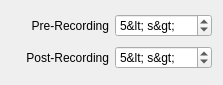
<?xml version="1.0" encoding="UTF-8"?>
<ui version="4.0">
 <class>RecordingThresholdWidget</class>
 <widget class="QWidget" name="RecordingThresholdWidget">
  <property name="geometry">
   <rect>
    <x>0</x>
    <y>0</y>
    <width>223</width>
    <height>85</height>
   </rect>
  </property>
  <property name="sizePolicy">
   <sizepolicy hsizetype="Maximum" vsizetype="Maximum">
    <horstretch>0</horstretch>
    <verstretch>0</verstretch>
   </sizepolicy>
  </property>
  <layout class="QGridLayout" name="gridLayout">
   <item row="0" column="1">
    <widget class="QSpinBox" name="recordBeforeSpinBox">
     <property name="suffix">
      <string notr="true" extracomment="Short for &quot;seconds&quot;">&lt; s&gt;</string>
     </property>
     <property name="minimum">
      <number>3</number>
     </property>
     <property name="maximum">
      <number>90</number>
     </property>
     <property name="value">
      <number>5</number>
     </property>
    </widget>
   </item>
   <item row="0" column="0">
    <widget class="QLabel" name="recordBeforeLabel">
     <property name="text">
      <string>Pre-Recording</string>
     </property>
     <property name="alignment">
      <set>Qt::AlignRight|Qt::AlignTrailing|Qt::AlignVCenter</set>
     </property>
     <property name="buddy">
      <cstring>recordBeforeSpinBox</cstring>
     </property>
    </widget>
   </item>
   <item row="1" column="0">
    <widget class="QLabel" name="recordAfterLabel">
     <property name="text">
      <string>Post-Recording</string>
     </property>
     <property name="alignment">
      <set>Qt::AlignRight|Qt::AlignTrailing|Qt::AlignVCenter</set>
     </property>
     <property name="buddy">
      <cstring>recordAfterSpinBox</cstring>
     </property>
    </widget>
   </item>
   <item row="1" column="1">
    <widget class="QSpinBox" name="recordAfterSpinBox">
     <property name="suffix">
      <string notr="true" extracomment="Short for &quot;seconds&quot;">&lt; s&gt;</string>
     </property>
     <property name="minimum">
      <number>3</number>
     </property>
     <property name="maximum">
      <number>300</number>
     </property>
     <property name="value">
      <number>5</number>
     </property>
    </widget>
   </item>
  </layout>
 </widget>
 <resources/>
 <connections/>
</ui>
